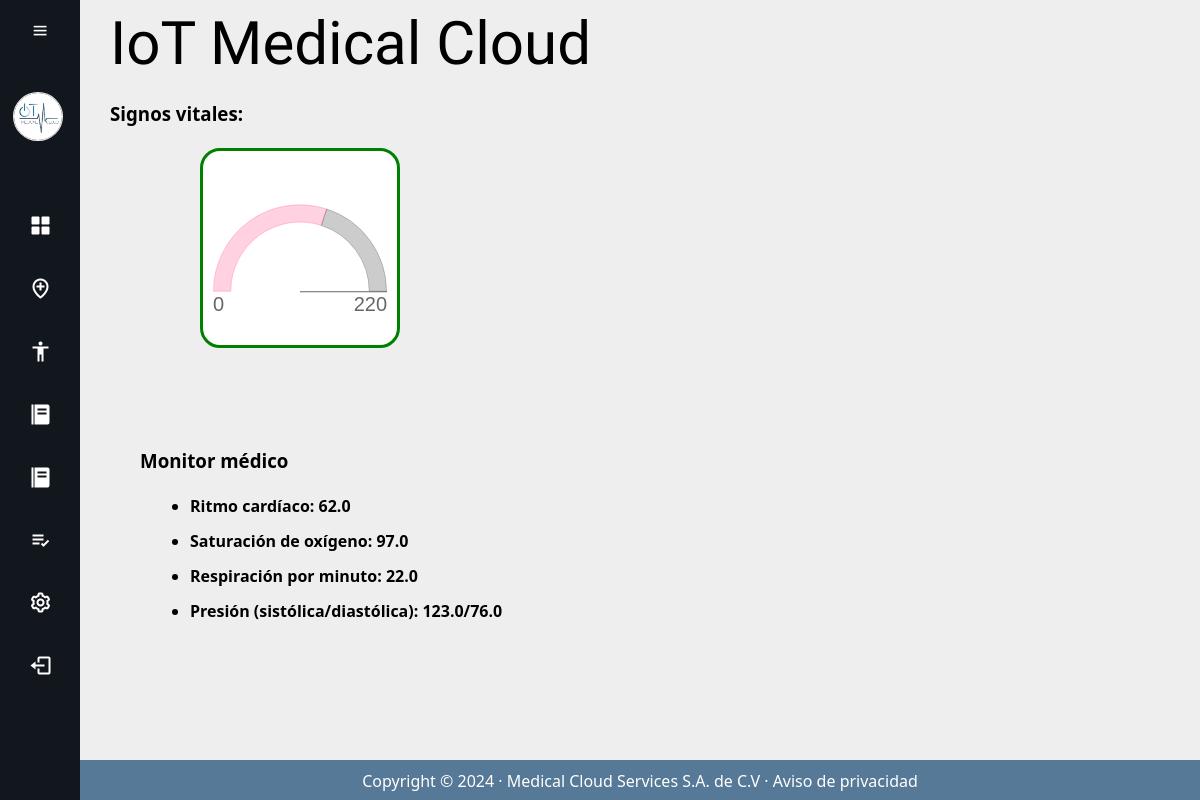
Page /dashboard/ on the earlier database version.
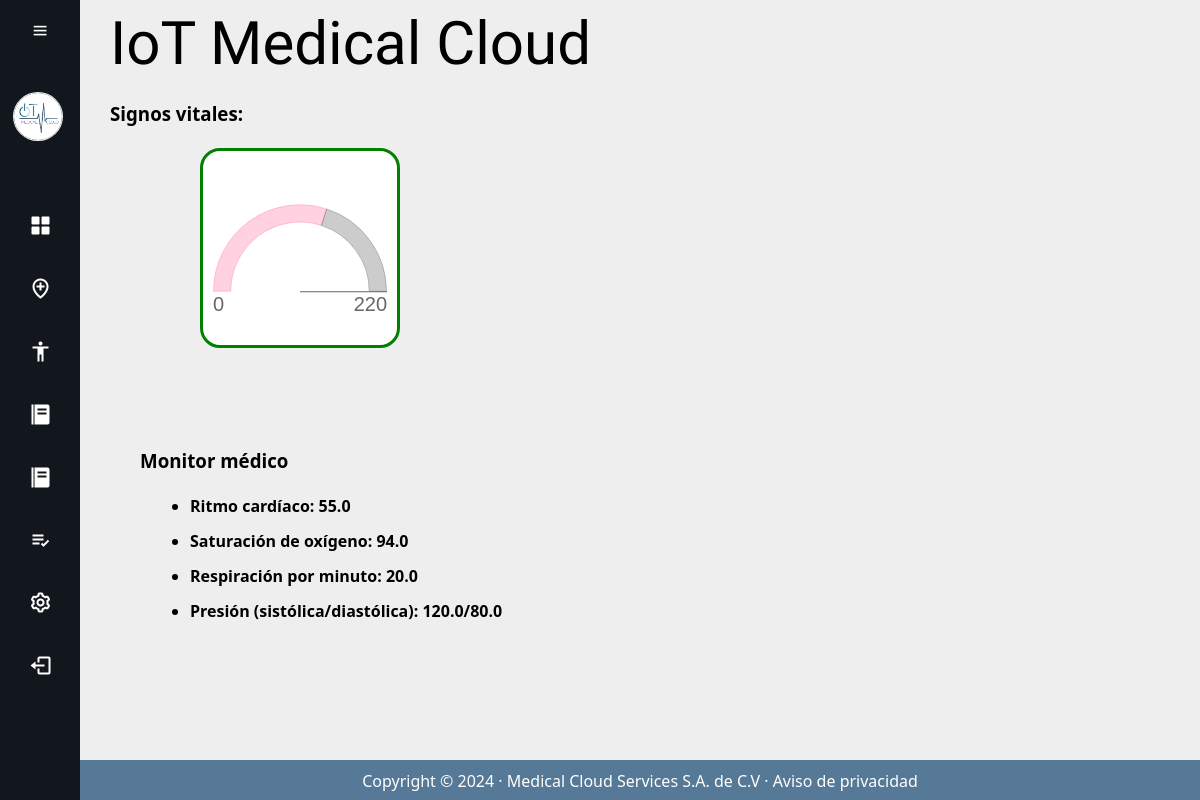
Same page on the later database version.
### api_endpoint/models.py (models this page shows, shortened)
class MedicalMonitor(models.Model):
    nombre = models.CharField(max_length=40, verbose_name='Nombre')
    heart_rate = models.FloatField(verbose_name='Ritmo cardiaco')
    spo2 = models.FloatField(verbose_name='Saturación de oxígeno')
    respiracion = models.FloatField(verbose_name='Respiraciones por minuto')
    presion_sistolica = models.FloatField(verbose_name='Presión sistólica')
    presion_diastolica = models.FloatField(verbose_name='Presión diastolica')
    created = models.DateTimeField(auto_now_add=True, verbose_name="Fecha de creación")
    updated = models.DateTimeField(auto_now=True, verbose_name="Ultima modificación")
    class Meta:
        verbose_name = "Signos vitales"
        verbose_name_plural = "Signos vitales"
        ordering = ["-created"]  # puting a '-' indicates to go from newer to older

### dashboard/views.py (the view)
# urls.py: path('dashboard/', views.dashboard, name='Dashboard'),
def dashboard(request):
    signos = MedicalMonitor.objects.first()
    return render(request, "dashboard/gauge_chart.html", {"signos": signos})

### dashboard/templates/dashboard/gauge_chart.html (shortened to what this page needs)
{% extends 'dashboard/dashboard.html' %}
{% load static %}
{% block gauge %}
<head>
  </head>
  <body>
      <div class="chartBox">
        <canvas id="myChart"></canvas>
      </div>
    <script>
    // setup
    const data = {
      labels: ['Mon', 'Tue'],
      datasets: [{
        label: 'Weekly Sales',
        data: [18, 12],
        backgroundColor: [
          'rgba(255, 26, 104, 0.2)',
          'rgba(0, 0, 0, 0.2)'
        ],
        borderColor: [
          'rgba(255, 26, 104, 0.2)',
          'rgba(0, 0, 0, 0.2)'
        ],
        borderWidth: 1,
        cutout: '80%',
        circumference: 180,
        rotation: 270,
      }]
    };
    // gaugeChartText
    const gaugeChartText = {
        id: 'gaugeChartText',
        afterDatasetsDraw(chart, agrs, pluginOptions) {
            const { ctx, data, chartArea: {top, bottom, left, right, width, height}, scales: {r} } = chart;
            ctx.save();
            const xCoor = chart.getDatasetMeta(0).data[0].x;
            const yCoor = chart.getDatasetMeta(0).data[0].y;
            ctx.fillRect(xCoor, yCoor, 400, 1);
            ctx.font = '20px sans-serif';
            ctx.fillStyle = '#666';
            ctx.textBaseLine = 'top';
            ctx.textAlign = 'left';
            ctx.fillText('0', left, yCoor + 20);
            ctx.textAlign = 'right';
            ctx.fillText('220', right, yCoor + 20);
        }
    }
    // config
    const config = {
      type: 'doughnut',
      data,
      options: {
        aspectRatio: 1,
        plugins: {
            legend: {
                display: false
            },
            tooltip: {
                enabled: false
            }
        }
      },
      plugins: [gaugeChartText]
    };
    // render init block
    const myChart = new Chart(
      document.getElementById('myChart'),
      config
    );
    // Instantly assign Chart.js version
    const chartVersion = document.getElementById('chartVersion');
    chartVersion.innerText = Chart.version;
    </script>
  </body>
{% endblock %}

### dashboard/templates/dashboard/dashboard.html (shortened to what this page needs)
{% extends 'iot_temp/Main_script.html' %}
{% load static %}
    {% block style %}
    <link rel="stylesheet" href="{% static 'dashboard/css/StylesDashboard.css' %}">
    {% endblock %}
{% block content %}
    <h3> Signos vitales: </h3>
    <br>
        <div class="container">
            <div class="row my-4">
                <div class="mx-auto">
                    <div id="chart" class="chart">
                        {% block gauge %}
                        {% endblock %}
                    </div>
                    <div id="Signos_vitales" class="Signos_vitales">
                        <div id="col_monitor">
                            <h3> Monitor médico </h3><br>
                            <div class="list_signos">
                                <ul>
                                    <li>
                                        <h4> Ritmo cardíaco: {{signos.heart_rate}} </h4>
                                    </li>
                                    <li>
                                        <h4> Saturación de oxígeno: {{signos.spo2}} </h4>
                                    </li>
                                    <li>
                                        <h4> Respiración por minuto: {{signos.respiracion}} </h4>
                                    </li>
                                    <li>
                                        <h4> Presión (sistólica/diastólica): {{signos.presion_sistolica}}/{{signos.presion_diastolica}} </h4>
                                    </li>
                                </ul>
                            </div>
                        </div>
                    </div>
                </div>
            </div>
        </div>
{% endblock %}

Differences in the rows shown:
no longer on this page (row unchanged): MedicalMonitor: heart_rate "62.0", spo2 "97.0", respiracion "22.0", presion_sistolica "123.0", presion_diastolica "76.0"
added MedicalMonitor: heart_rate "55.0", spo2 "94.0", respiracion "20.0", presion_sistolica "120.0", presion_diastolica "80.0"
